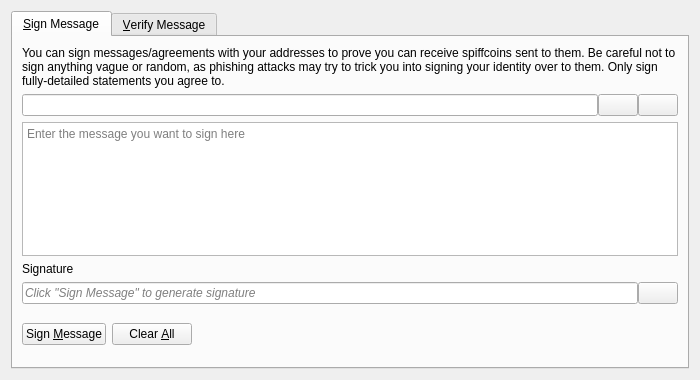
<?xml version="1.0" encoding="UTF-8"?>
<ui version="4.0">
 <class>SignVerifyMessageDialog</class>
 <widget class="QDialog" name="SignVerifyMessageDialog">
  <property name="geometry">
   <rect>
    <x>0</x>
    <y>0</y>
    <width>700</width>
    <height>380</height>
   </rect>
  </property>
  <property name="windowTitle">
   <string>Signatures - Sign / Verify a Message</string>
  </property>
  <property name="modal">
   <bool>true</bool>
  </property>
  <layout class="QVBoxLayout" name="verticalLayout">
   <item>
    <widget class="QTabWidget" name="tabWidget">
     <property name="currentIndex">
      <number>0</number>
     </property>
     <widget class="QWidget" name="tabSignMessage">
      <attribute name="title">
       <string>&amp;Sign Message</string>
      </attribute>
      <layout class="QVBoxLayout" name="verticalLayout_SM">
       <item>
        <widget class="QLabel" name="infoLabel_SM">
         <property name="text">
          <string>You can sign messages/agreements with your addresses to prove you can receive spiffcoins sent to them. Be careful not to sign anything vague or random, as phishing attacks may try to trick you into signing your identity over to them. Only sign fully-detailed statements you agree to.</string>
         </property>
         <property name="textFormat">
          <enum>Qt::PlainText</enum>
         </property>
         <property name="wordWrap">
          <bool>true</bool>
         </property>
        </widget>
       </item>
       <item>
        <layout class="QHBoxLayout" name="horizontalLayout_1_SM">
         <property name="spacing">
          <number>0</number>
         </property>
         <item>
          <widget class="QValidatedLineEdit" name="addressIn_SM">
           <property name="toolTip">
            <string>The Bitcoin address to sign the message with</string>
           </property>
          </widget>
         </item>
         <item>
          <widget class="QPushButton" name="addressBookButton_SM">
           <property name="toolTip">
            <string>Choose previously used address</string>
           </property>
           <property name="text">
            <string/>
           </property>
           <property name="icon">
            <iconset resource="../spiffcoin.qrc">
             <normaloff>:/icons/address-book</normaloff>:/icons/address-book</iconset>
           </property>
           <property name="shortcut">
            <string>Alt+A</string>
           </property>
           <property name="autoDefault">
            <bool>false</bool>
           </property>
          </widget>
         </item>
         <item>
          <widget class="QPushButton" name="pasteButton_SM">
           <property name="toolTip">
            <string>Paste address from clipboard</string>
           </property>
           <property name="text">
            <string/>
           </property>
           <property name="icon">
            <iconset resource="../spiffcoin.qrc">
             <normaloff>:/icons/editpaste</normaloff>:/icons/editpaste</iconset>
           </property>
           <property name="shortcut">
            <string>Alt+P</string>
           </property>
           <property name="autoDefault">
            <bool>false</bool>
           </property>
          </widget>
         </item>
        </layout>
       </item>
       <item>
        <widget class="QPlainTextEdit" name="messageIn_SM">
         <property name="toolTip">
          <string>Enter the message you want to sign here</string>
         </property>
         <property name="placeholderText">
          <string>Enter the message you want to sign here</string>
         </property>
        </widget>
       </item>
       <item>
        <widget class="QLabel" name="signatureLabel_SM">
         <property name="text">
          <string>Signature</string>
         </property>
         <property name="textFormat">
          <enum>Qt::PlainText</enum>
         </property>
        </widget>
       </item>
       <item>
        <layout class="QHBoxLayout" name="horizontalLayout_2_SM">
         <property name="spacing">
          <number>0</number>
         </property>
         <item>
          <widget class="QLineEdit" name="signatureOut_SM">
           <property name="placeholderText">
            <string>Click "Sign Message" to generate signature</string>
           </property>
           <property name="font">
            <font>
             <italic>true</italic>
            </font>
           </property>
           <property name="readOnly">
            <bool>true</bool>
           </property>
          </widget>
         </item>
         <item>
          <widget class="QPushButton" name="copySignatureButton_SM">
           <property name="toolTip">
            <string>Copy the current signature to the system clipboard</string>
           </property>
           <property name="text">
            <string/>
           </property>
           <property name="icon">
            <iconset resource="../spiffcoin.qrc">
             <normaloff>:/icons/editcopy</normaloff>:/icons/editcopy</iconset>
           </property>
           <property name="autoDefault">
            <bool>false</bool>
           </property>
          </widget>
         </item>
        </layout>
       </item>
       <item>
        <layout class="QHBoxLayout" name="horizontalLayout_3_SM">
         <item>
          <widget class="QPushButton" name="signMessageButton_SM">
           <property name="toolTip">
            <string>Sign the message to prove you own this Bitcoin address</string>
           </property>
           <property name="text">
            <string>Sign &amp;Message</string>
           </property>
           <property name="icon">
            <iconset resource="../spiffcoin.qrc">
             <normaloff>:/icons/edit</normaloff>:/icons/edit</iconset>
           </property>
           <property name="autoDefault">
            <bool>false</bool>
           </property>
          </widget>
         </item>
         <item>
          <widget class="QPushButton" name="clearButton_SM">
           <property name="toolTip">
            <string>Reset all sign message fields</string>
           </property>
           <property name="text">
            <string>Clear &amp;All</string>
           </property>
           <property name="icon">
            <iconset resource="../spiffcoin.qrc">
             <normaloff>:/icons/remove</normaloff>:/icons/remove</iconset>
           </property>
           <property name="autoDefault">
            <bool>false</bool>
           </property>
          </widget>
         </item>
         <item>
          <spacer name="horizontalSpacer_1_SM">
           <property name="orientation">
            <enum>Qt::Horizontal</enum>
           </property>
           <property name="sizeHint" stdset="0">
            <size>
             <width>40</width>
             <height>48</height>
            </size>
           </property>
          </spacer>
         </item>
         <item>
          <widget class="QLabel" name="statusLabel_SM">
           <property name="font">
            <font>
             <weight>75</weight>
             <bold>true</bold>
            </font>
           </property>
           <property name="text">
            <string/>
           </property>
           <property name="wordWrap">
            <bool>true</bool>
           </property>
          </widget>
         </item>
         <item>
          <spacer name="horizontalSpacer_2_SM">
           <property name="orientation">
            <enum>Qt::Horizontal</enum>
           </property>
           <property name="sizeHint" stdset="0">
            <size>
             <width>40</width>
             <height>48</height>
            </size>
           </property>
          </spacer>
         </item>
        </layout>
       </item>
      </layout>
     </widget>
     <widget class="QWidget" name="tabVerifyMessage">
      <attribute name="title">
       <string>&amp;Verify Message</string>
      </attribute>
      <layout class="QVBoxLayout" name="verticalLayout_VM">
       <item>
        <widget class="QLabel" name="infoLabel_VM">
         <property name="text">
          <string>Enter the receiver's address, message (ensure you copy line breaks, spaces, tabs, etc. exactly) and signature below to verify the message. Be careful not to read more into the signature than what is in the signed message itself, to avoid being tricked by a man-in-the-middle attack. Note that this only proves the signing party receives with the address, it cannot prove sendership of any transaction!</string>
         </property>
         <property name="textFormat">
          <enum>Qt::PlainText</enum>
         </property>
         <property name="alignment">
          <set>Qt::AlignLeading|Qt::AlignLeft|Qt::AlignTop</set>
         </property>
         <property name="wordWrap">
          <bool>true</bool>
         </property>
        </widget>
       </item>
       <item>
        <layout class="QHBoxLayout" name="horizontalLayout_1_VM">
         <property name="spacing">
          <number>0</number>
         </property>
         <item>
          <widget class="QValidatedLineEdit" name="addressIn_VM">
           <property name="toolTip">
            <string>The Bitcoin address the message was signed with</string>
           </property>
          </widget>
         </item>
         <item>
          <widget class="QPushButton" name="addressBookButton_VM">
           <property name="toolTip">
            <string>Choose previously used address</string>
           </property>
           <property name="text">
            <string/>
           </property>
           <property name="icon">
            <iconset resource="../spiffcoin.qrc">
             <normaloff>:/icons/address-book</normaloff>:/icons/address-book</iconset>
           </property>
           <property name="shortcut">
            <string>Alt+A</string>
           </property>
           <property name="autoDefault">
            <bool>false</bool>
           </property>
          </widget>
         </item>
        </layout>
       </item>
       <item>
        <widget class="QPlainTextEdit" name="messageIn_VM">
          <property name="toolTip">
            <string>The signed message to verify</string>
          </property>
          <property name="placeholderText">
            <string>The signed message to verify</string>
          </property>
        </widget>
       </item>
       <item>
        <widget class="QValidatedLineEdit" name="signatureIn_VM">
          <property name="toolTip">
            <string>The signature given when the message was signed</string>
          </property>
          <property name="placeholderText">
            <string>The signature given when the message was signed</string>
          </property>
        </widget>
       </item>
       <item>
        <layout class="QHBoxLayout" name="horizontalLayout_2_VM">
         <item>
          <widget class="QPushButton" name="verifyMessageButton_VM">
           <property name="toolTip">
            <string>Verify the message to ensure it was signed with the specified Bitcoin address</string>
           </property>
           <property name="text">
            <string>Verify &amp;Message</string>
           </property>
           <property name="icon">
            <iconset resource="../spiffcoin.qrc">
             <normaloff>:/icons/transaction_0</normaloff>:/icons/transaction_0</iconset>
           </property>
           <property name="autoDefault">
            <bool>false</bool>
           </property>
          </widget>
         </item>
         <item>
          <widget class="QPushButton" name="clearButton_VM">
           <property name="toolTip">
            <string>Reset all verify message fields</string>
           </property>
           <property name="text">
            <string>Clear &amp;All</string>
           </property>
           <property name="icon">
            <iconset resource="../spiffcoin.qrc">
             <normaloff>:/icons/remove</normaloff>:/icons/remove</iconset>
           </property>
           <property name="autoDefault">
            <bool>false</bool>
           </property>
          </widget>
         </item>
         <item>
          <spacer name="horizontalSpacer_1_VM">
           <property name="orientation">
            <enum>Qt::Horizontal</enum>
           </property>
           <property name="sizeHint" stdset="0">
            <size>
             <width>40</width>
             <height>48</height>
            </size>
           </property>
          </spacer>
         </item>
         <item>
          <widget class="QLabel" name="statusLabel_VM">
           <property name="font">
            <font>
             <weight>75</weight>
             <bold>true</bold>
            </font>
           </property>
           <property name="text">
            <string/>
           </property>
           <property name="wordWrap">
            <bool>true</bool>
           </property>
          </widget>
         </item>
         <item>
          <spacer name="horizontalSpacer_2_VM">
           <property name="orientation">
            <enum>Qt::Horizontal</enum>
           </property>
           <property name="sizeHint" stdset="0">
            <size>
             <width>40</width>
             <height>48</height>
            </size>
           </property>
          </spacer>
         </item>
        </layout>
       </item>
      </layout>
     </widget>
    </widget>
   </item>
  </layout>
 </widget>
 <customwidgets>
  <customwidget>
   <class>QValidatedLineEdit</class>
   <extends>QLineEdit</extends>
   <header>qt/qvalidatedlineedit.h</header>
  </customwidget>
 </customwidgets>
 <resources>
  <include location="../spiffcoin.qrc"/>
 </resources>
 <connections/>
</ui>
